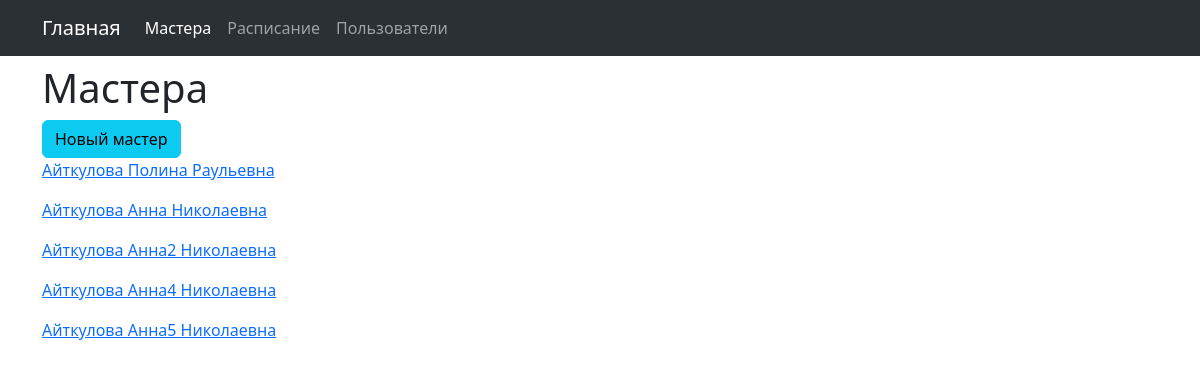
The page /employee/ on the database as committed earlier.
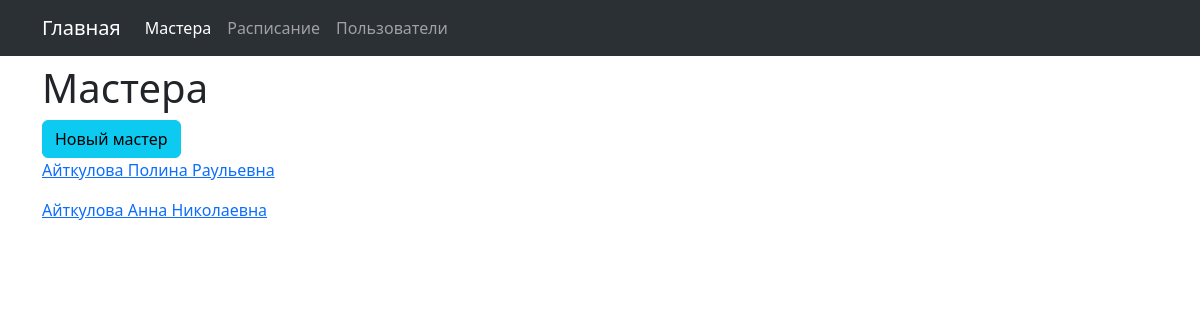
The same page on the database as committed later.
### data/employee.py (models this page shows, shortened)
class Employee(SqlAlchemyBase):
    __tablename__ = 'employee'
    id = Column(Integer, primary_key=True, autoincrement=True)
    name = Column(String(20))
    """Имя мастера"""
    surname = Column(String(30))
    """Фамилия мастера"""
    middle_name = Column(String(30))
    """Отчество мастера"""
    timetables = relationship("Timetable", back_populates="employee", cascade="all, delete-orphan")
    """Расписание"""
    def __str__(self):
        return f"{self.surname} {self.name} {self.middle_name}"

### employee/blueprint.py (the view)
@employee.route('/')
def index():
    db_sess = db_session.create_session()
    employees = db_sess.query(Employee).all()
    return render_template('employee/index.html', obj=employees)

### data/db_session.py (called while the page is built)
def create_session() -> Session:
    global __factory
    return __factory()

### employee/templates/employee/index.html (shortened to what this page needs)
{% extends "base.html" %}
{% block content_title %}
<h1>Мастера</h1>
{% endblock %}
{% block content %}
<div class="col-md-6">
    <a class="btn btn-info" href="{{url_for('employee.create')}}">Новый мастер</a>
        {% for item in obj %}
            <div class="form-group">
                <p>
                   <a href="#">{{item}}</a>
                </p>
            </div>
        {% endfor %}
</div>
{% endblock %}

Rows that differ between the two databases and show on the page:
removed Employee: surname+name+middle_name "Айткулова Анна2 Николаевна"
removed Employee: surname+name+middle_name "Айткулова Анна4 Николаевна"
removed Employee: surname+name+middle_name "Айткулова Анна5 Николаевна"
